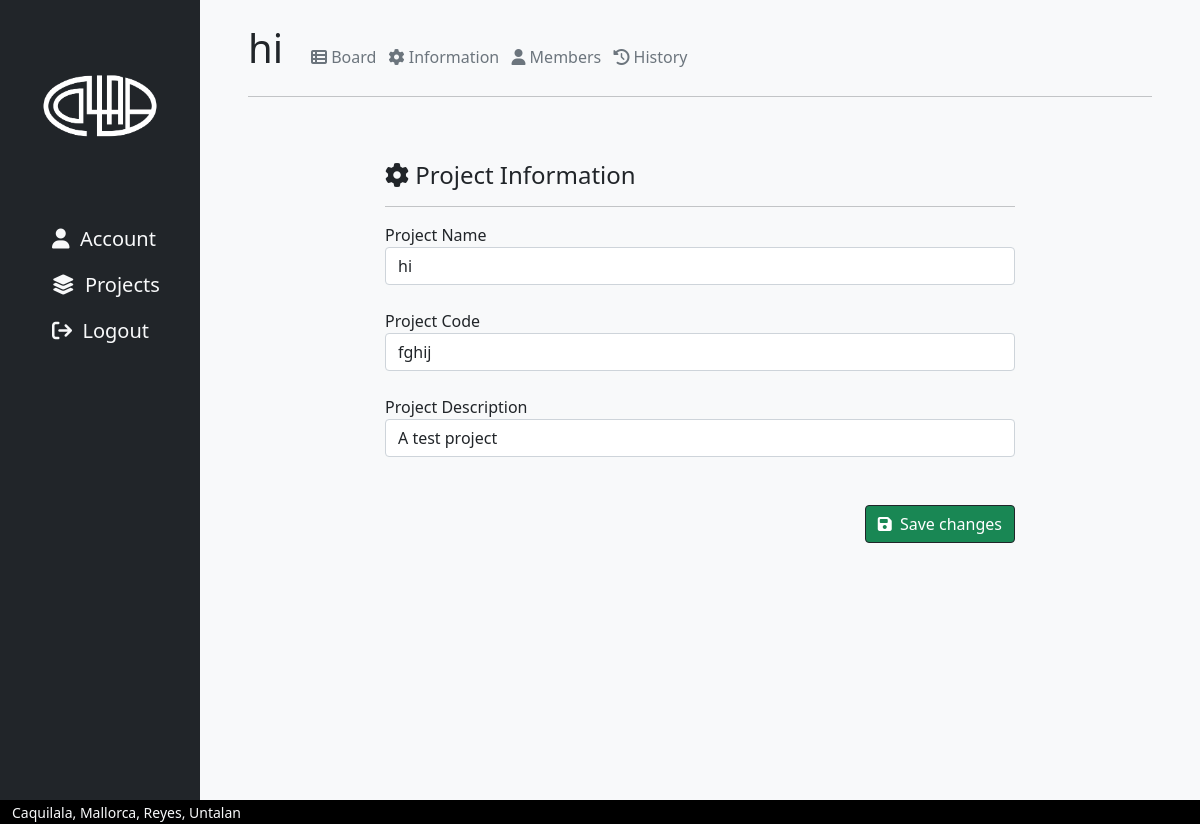
Screenshot of /project/11/info (signed in) with the database file from the repository.
### collabapp/models.py (models this page shows, shortened)
class Project(models.Model):
    code = models.CharField(max_length=255, null=True)
    owner = models.ForeignKey(User, on_delete=models.CASCADE, null = True)
    title = models.CharField(max_length=100, null=True)
    description = models.CharField(max_length=1000, null=True)
    creation_date = models.DateTimeField(auto_now_add=True, null=True)

### collabapp/views.py (the view)
# urls.py: path('project/<int:id>/info', views.projectInfoPage, name='projectInfoPage'),
@login_required(login_url='loginPage')
def projectInfoPage(request, id):
    project = Project.objects.get(id=id)
    form = EditProjectForm(instance=project)
    if request.method == 'POST':
        form = EditProjectForm(request.POST, instance=project)
        if form.is_valid:
            form.save()
            return redirect("projectPage", id=project.id)
    context = {'project':project, 'form': form}
    return render(request, 'collabapp/project-info.html', context)

### collabapp/forms.py
class EditProjectForm(ModelForm):
    class Meta:
        model = Project
        fields = ['title', 'code', 'description']
        labels = {
            'title': 'Project Name',
            'code': 'Project Code',
            'description': 'Project Description'
        }

### collabapp/templates/collabapp/project-info.html (shortened to what this page needs)
<!DOCTYPE html>
<html lang="en">
    {% load crispy_forms_tags %}
<head>
   {% include 'collabapp/head-modules.html' %}
</head>
<body>
    <div class="container-fluid bg-warning h-100">
        <div class="row min-vh-100">
            {% include 'collabapp/navbar.html' %}
            <div class="col-10 min-vh-100 px-5 py-4 bg-light">
               {% include 'collabapp/project-header.html' %}
                <hr>
                <br>
                <div class="container w-75 justify-content-center">
                        <form method = "POST" action = "">
                            <br>
                            <h4><i class="fa-solid fa-gear"></i> Project Information</h4>
                            <hr>
                            <div>
                                {{form.title | as_crispy_field}}
                            </div>
                            <br>
                            <div>
                                {{form.code | as_crispy_field}}
                            </div>
                            <br>
                            <div>
                                {{form.description | as_crispy_field}}
                            </div>
                            <br>
                            <div class="text-end">
                                <br>
                            <button class="btn btn-success border-dark" type="submit"><i class="fa-solid fa-floppy-disk"></i> &nbsp;Save changes</button>
                            </div>
                        </form>
                </div>
            </div>
            {% include 'collabapp/footer.html' %}
        </div>
    </div>
</body>
</html>

### collabapp/templates/collabapp/project-header.html
<div class="row row-cols-auto align-items-baseline">
    <div class="col">
        <h1>{{project.title}}</h1>
    </div>
    <div class="col">
        <a class="fs-6 mx-1 text-decoration-none text-muted" href="{% url 'projectPage' project.id %}"><i class="fa-solid fa-table-list"></i> Board</a>
        <a class="fs-6 mx-1 text-decoration-none text-muted" href="{% url 'projectInfoPage' project.id %}"><i class="fa-solid fa-gear"></i> Information</a>
        <a class="fs-6 mx-1 text-decoration-none text-muted" href="{% url 'projectMembersPage' project.id %}"><i class="fa-solid fa-user"></i> Members</a>
        <a class="fs-6 mx-1 text-decoration-none text-muted" href="{% url 'projectHistoryPage' project.id %}"><i class="fa-solid fa-clock-rotate-left"></i> History</a>
    </div>
</div>

### rows the page displays
Project: title "hi", code "fghij", description "A test project"
